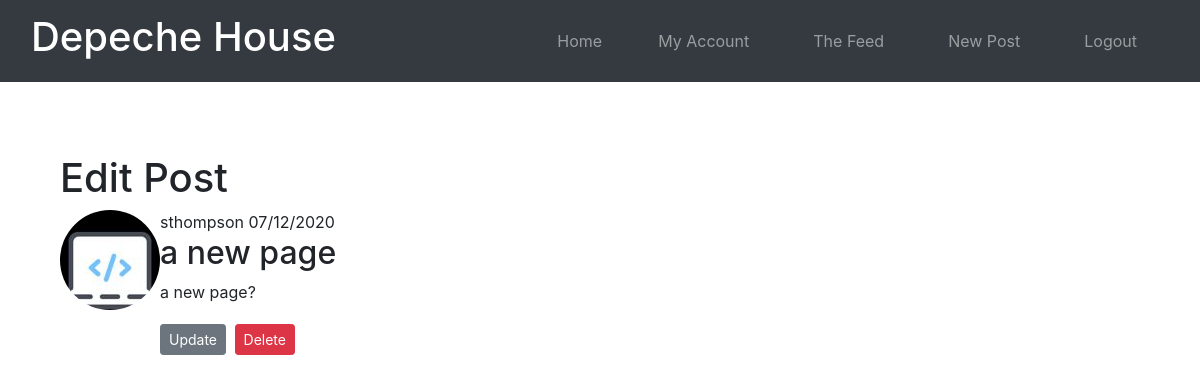
The app's page /post/6 (signed in), older data.
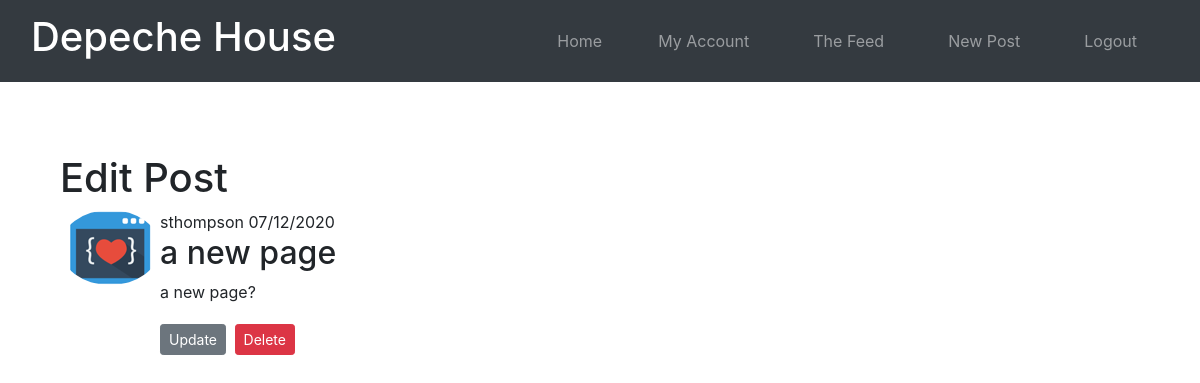
The same page, newer data.
### depeche_house/models.py (models this page shows, shortened)
class User(UserMixin, db.Model):
    id = db.Column(db.Integer, primary_key=True)
    username = db.Column(db.String(10), index=True, unique=True, nullable=False)
    email = db.Column(db.String(120), unique=True, index=True, nullable=False)
    password_hash = db.Column(db.String(128), nullable=False)
    joined_at = db.Column(db.DateTime(), default=datetime.utcnow, index=True, nullable=False)
    profile_pic = db.Column(db.String(40), default='default.jpg')
    posts = db.relationship('Post', backref='author', lazy=True)

### depeche_house/routes.py (the view)
@app.route('/post/<int:post_id>', methods=["GET", "POST"])
@login_required
def post(post_id):
    post = Post.query.get_or_404(post_id)
    return render_template('post.html', post=post)

### depeche_house/routes.py (called while the page is built)
@login_manager.user_loader
def load_user(user_id):
    return User.query.get(int(user_id))

### depeche_house/templates/post.html
{% extends "base.html" %}
{% block content %}
<br>
<br>
<br>
<h1>Edit Post</h1>
<article class="media content-section">
    <img class="rounded-circle article-img" src="{{ url_for('static', filename='profile_pics/' + post.author.profile_pic) }}">
    <div class="media-body">
        <div class="article-metadata">
            {{ post.author.username }}
            {{ post.date_posted.strftime('%d/%m/%Y') }}
        </div>
        <div class="article-title">
            <h2>{{ post.title }}</h2>
        </div>
        <div class="article-content">
            <p>{{ post.content }}</p>
        </div>
        {% if post.author == current_user %}
            <div>
            <a class="btn btn-secondary btn-sm mt-1 mb-1" href="{{ url_for('update_post', post_id=post.id) }}">Update</a>
            <button type="button" class="btn btn-danger btn-sm m-1" href="{{ url_for('delete_post', post_id=post.id) }}">Delete</a>
            </div>
        </div>
        {% endif %}
{% endblock %}

Row changes from the older to the newer data that the page shows:
changed User "sthompson": profile_pic: picture added in place of a placeholder
